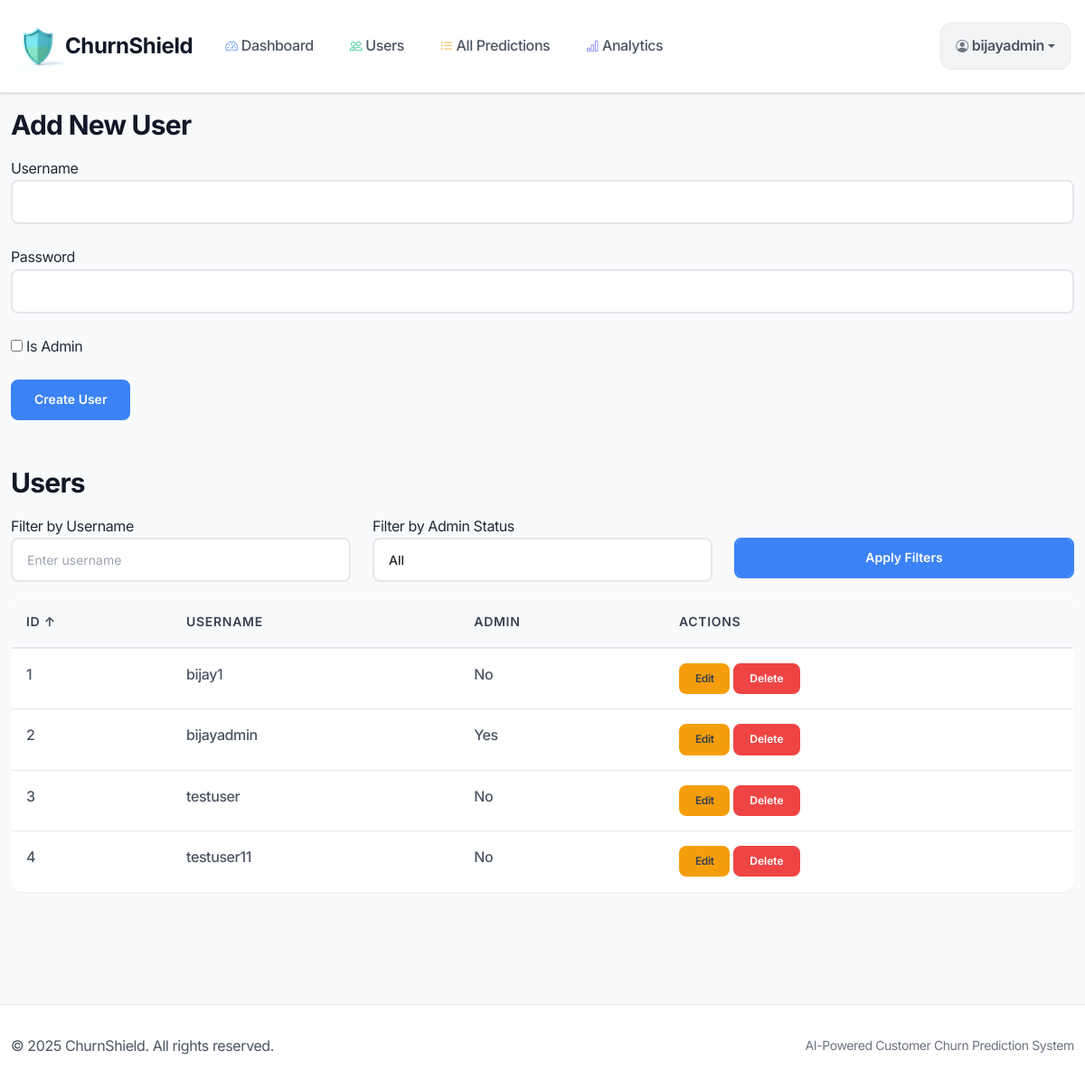
Screenshot of /admin_user (signed in) with the database file from the repository.
### database.py (models this page shows)
class User(db.Model, UserMixin):  # Add UserMixin
    id = db.Column(db.Integer, primary_key=True)
    username = db.Column(db.String(80), unique=True, nullable=False)
    password = db.Column(db.String(120), nullable=False)  # Hashed in app.py
    is_admin = db.Column(db.Boolean, default=False)
    predictions = db.relationship('Prediction', backref='user', lazy=True)

### app.py (the view, shortened to what this page needs)
@app.route('/admin_user', methods=['GET', 'POST'])
@login_required
def admin_user():
    if not current_user.is_admin:
        flash('Admin access only!')
        return redirect(url_for('dashboard'))
    user_sort = request.args.get('user_sort', 'id')
    user_order = request.args.get('user_order', 'asc')
    user_filter = request.args.get('user_filter', '')
    admin_filter = request.args.get('admin_filter', 'all')
    users_query = User.query
    if user_filter:
        users_query = users_query.filter(User.username.ilike(f'%{user_filter}%'))
    if admin_filter != 'all':
        users_query = users_query.filter(User.is_admin == (admin_filter == 'yes'))
    if user_sort == 'id':
        order = User.id.asc() if user_order == 'asc' else User.id.desc()
    elif user_sort == 'username':
        order = User.username.asc() if user_order == 'asc' else User.username.desc()
    elif user_sort == 'is_admin':
        order = User.is_admin.asc() if user_order == 'asc' else User.is_admin.desc()
    else:
        order = User.id.asc()
    users = users_query.order_by(order).all()
    return render_template('admin_user.html',
                         users=users,
                         user_sort=user_sort,
                         user_order=user_order,
                         user_filter=user_filter,
                         admin_filter=admin_filter)

### app.py (called while the page is built)
@login_manager.user_loader
def load_user(user_id):
    return User.query.get(int(user_id))

### templates/admin_user.html (shortened to what this page needs)
{% extends "base.html" %}
{% block content %}
<h2>Add New User</h2>
<form method="POST" action="{{ url_for('admin_user') }}">
    <div class="form-group">
        <label>Username</label>
        <input type="text" name="create_username" class="form-control" required>
    </div>
    <div class="form-group">
        <label>Password</label>
        <input type="password" name="create_password" class="form-control" required>
    </div>
    <div class="form-group">
        <label><input type="checkbox" name="create_is_admin"> Is Admin</label>
    </div>
    <button type="submit" class="btn btn-primary">Create User</button>
</form>
<br><br>
<h2>Users</h2>
<form method="GET" action="{{ url_for('admin_user') }}" class="mb-3">
    <div class="row">
        <div class="col-md-4">
            <label>Filter by Username</label>
            <input type="text" name="user_filter" class="form-control" value="{{ user_filter }}" placeholder="Enter username">
        </div>
        <div class="col-md-4">
            <label>Filter by Admin Status</label>
            <select name="admin_filter" class="form-control">
                <option value="all" {% if admin_filter == 'all' %}selected{% endif %}>All</option>
            </select>
        </div>
        <div class="col-md-4">
            <label>&nbsp;</label>
            <button type="submit" class="btn btn-primary form-control">Apply Filters</button>
        </div>
    </div>
</form>
<table class="table">
    <thead>
        <tr>
            <th>
                <a href="{{ url_for('admin_user', user_sort='id', user_order='desc' if user_sort == 'id' and user_order == 'asc' else 'asc', user_filter=user_filter, admin_filter=admin_filter, pred_sort=pred_sort, pred_order=pred_order, pred_user_filter=pred_user_filter, pred_date_start=pred_date_start, pred_date_end=pred_date_end) }}">
                    ID {% if user_sort == 'id' %}{% if user_order == 'asc' %}↑{% else %}↓{% endif %}{% endif %}
                </a>
            </th>
            <th>
                <a href="{{ url_for('admin_user', user_sort='username', user_order='desc' if user_sort == 'username' and user_order == 'asc' else 'asc', user_filter=user_filter, admin_filter=admin_filter, pred_sort=pred_sort, pred_order=pred_order, pred_user_filter=pred_user_filter, pred_date_start=pred_date_start, pred_date_end=pred_date_end) }}">
                    Username {% if user_sort == 'username' %}{% if user_order == 'asc' %}↑{% else %}↓{% endif %}{% endif %}
                </a>
            </th>
            <th>
                <a href="{{ url_for('admin_user', user_sort='is_admin', user_order='desc' if user_sort == 'is_admin' and user_order == 'asc' else 'asc', user_filter=user_filter, admin_filter=admin_filter, pred_sort=pred_sort, pred_order=pred_order, pred_user_filter=pred_user_filter, pred_date_start=pred_date_start, pred_date_end=pred_date_end) }}">
                    Admin {% if user_sort == 'is_admin' %}{% if user_order == 'asc' %}↑{% else %}↓{% endif %}{% endif %}
                </a>
            </th>
            <th>Actions</th>
        </tr>
    </thead>
    <tbody>
        {% for user in users %}
            <tr>
                <td>{{ user.id }}</td>
                <td>{{ user.username }}</td>
                <td>{{ 'Yes' if user.is_admin else 'No' }}</td>
                <td>
                    <a href="{{ url_for('edit_user', user_id=user.id) }}" class="btn btn-warning btn-sm">Edit</a>
                    <form action="{{ url_for('delete_user', user_id=user.id) }}" method="POST" style="display:inline;">
                        <button type="submit" class="btn btn-danger btn-sm" onclick="return confirm('Are you sure you want to delete {{ user.username }}?');">Delete</button>
                    </form>
                </td>
            </tr>
        {% endfor %}
    </tbody>
</table>
{% endblock %}

### templates/base.html (shortened to what this page needs)
<!DOCTYPE html>
<html lang="en">
<head>
    <link href="https://cdn.jsdelivr.net/npm/bootstrap@5.3.0/dist/css/bootstrap.min.css" rel="stylesheet">
    <link href="https://cdn.jsdelivr.net/npm/bootstrap-icons/font/bootstrap-icons.css" rel="stylesheet">
    <link rel="stylesheet" href="{{ url_for('static', filename='style.css') }}">
</head>
<body>
    <nav class="navbar navbar-expand-lg navbar-light fixed-top">
        <div class="container">
            <a class="navbar-brand" href="{{ url_for('dashboard') }}">
                <img src="../static/logo1.png" alt="logo">
                ChurnShield
            </a>
            <div class="collapse navbar-collapse" id="navbarNav">
                {% if current_user.is_authenticated %}
                    <ul class="navbar-nav me-auto">
                        <li class="nav-item">
                            <a class="nav-link" href="{{ url_for('dashboard') }}">
                                <i class="bi bi-speedometer2 me-1"></i>
                                Dashboard
                            </a>
                        </li>
                        {% if current_user.is_admin %}
                            <li class="nav-item">
                                <a class="nav-link" href="{{ url_for('admin_user') }}">
                                    <i class="bi bi-people me-1"></i>
                                    Users
                                </a>
                            </li>
                            <li class="nav-item">
                                <a class="nav-link" href="{{ url_for('predictions_user') }}">
                                    <i class="bi bi-list-ul me-1"></i>
                                    All Predictions
                                </a>
                            </li>
                            <li class="nav-item">
                                <a class="nav-link" href="{{ url_for('eda_dashboard') }}">
                                    <i class="bi bi-bar-chart me-1"></i>
                                    Analytics
                                </a>
                            </li>
                        {% endif %}
                    </ul>
                    <div class="navbar-nav">
                        <div class="nav-item dropdown">
                            <a class="nav-link dropdown-toggle user-dropdown" href="#" id="userDropdown" role="button" data-bs-toggle="dropdown">
                                <i class="bi bi-person-circle me-1"></i>
                                {{ current_user.username }}
                            </a>
                        </div>
                    </div>
                {% endif %}
            </div>
        </div>
    </nav>
    <main class="main-content">
        <div class="container">
            {% block content %}{% endblock %}
        </div>
    </main>
    <footer class="footer mt-5">
        <div class="container">
            <div class="row">
                <div class="col-md-6">
                    <p class="mb-0">&copy; 2025 ChurnShield. All rights reserved.</p>
                </div>
                <div class="col-md-6 text-md-end">
                    <small class="text-muted">AI-Powered Customer Churn Prediction System</small>
                </div>
            </div>
        </div>
    </footer>
</body>
</html>

### static/style.css (style rules this page uses)
:root { --primary-color: #3b82f6; --primary-dark: #1d4ed8; --secondary-color: #6366f1; --success-color: #10b981; --warning-color: #f59e0b; --danger-color: #ef4444; --info-color: #06b6d4; --gray-50: #f9fafb; --gray-100: #f3f4f6; --gray-200: #e5e7eb; --gray-300: #d1d5db; --gray-400: #9ca3af; --gray-500: #6b7280; --gray-600: #4b5563; --gray-700: #374151; --gray-800: #1f2937; --gray-900: #111827; --border-radius: 12px; --border-radius-sm: 8px; --border-radius-lg: 16px; --shadow-sm: 0 1px 2px 0 rgba(0, 0, 0, 0.05); --shadow: 0 1px 3px 0 rgba(0, 0, 0, 0.1), 0 1px 2px 0 rgba(0, 0, 0, 0.06); --shadow-md: 0 4px 6px -1px rgba(0, 0, 0, 0.1), 0 2px 4px -1px rgba(0, 0, 0, 0.06); --shadow-lg: 0 10px 15px -3px rgba(0, 0, 0, 0.1), 0 4px 6px -2px rgba(0, 0, 0, 0.05); --shadow-xl: 0 20px 25px -5px rgba(0, 0, 0, 0.1), 0 10px 10px -5px rgba(0, 0, 0, 0.04); }
* { box-sizing: border-box; }
html { scroll-behavior: smooth; }
body { font-family: 'Inter', -apple-system, BlinkMacSysFont, 'Segoe UI', Roboto, sans-serif; line-height: 1.6; color: var(--gray-800); background-color: var(--gray-50); font-weight: 400; letter-spacing: -0.025em; }
.navbar { background: rgba(255, 255, 255, 0.95) !important; backdrop-filter: blur(10px); box-shadow: var(--shadow); border-bottom: 1px solid var(--gray-200); padding: 1rem 0; transition: all 0.3s ease; }
.navbar-brand { font-weight: 700; font-size: 1.5rem; color: var(--gray-900) !important; text-decoration: none; display: flex; align-items: center; transition: all 0.2s ease; }
.navbar-brand img { height: 60px; background-color: transparent; }
.nav-link { font-weight: 500; color: var(--gray-600) !important; padding: 0.75rem 1rem !important; margin: 0 0.25rem; border-radius: var(--border-radius-sm); transition: all 0.2s ease; position: relative; display: flex; align-items: center; text-decoration: none; }
.nav-link i { font-size: 0.875rem; opacity: 0.8; }
.user-dropdown { background-color: var(--gray-100); border: 1px solid var(--gray-200); border-radius: var(--border-radius); font-weight: 600; }
.main-content { min-height: calc(100vh - 200px); padding-top: 120px; padding-bottom: 60px; }
.container { max-width: 1200px; }
.form-group { margin-bottom: 1.5rem; }
.form-control { border: 2px solid var(--gray-200); border-radius: var(--border-radius-sm); padding: 0.75rem 1rem; font-size: 0.875rem; font-weight: 500; transition: all 0.2s ease; background-color: #fff; }
.form-control::placeholder { color: var(--gray-400); font-weight: 400; }
.btn { font-weight: 600; border-radius: var(--border-radius-sm); padding: 0.75rem 1.5rem; font-size: 0.875rem; border: 2px solid transparent; transition: all 0.2s ease; text-decoration: none; display: inline-flex; align-items: center; justify-content: center; line-height: 1.2; }
.btn-primary { background-color: var(--primary-color); border-color: var(--primary-color); color: white; }
.btn-warning { background-color: var(--warning-color); border-color: var(--warning-color); color: white; }
.btn-danger { background-color: var(--danger-color); border-color: var(--danger-color); color: white; }
.btn-sm { padding: 0.5rem 1rem; font-size: 0.75rem; }
.table { background: white; border-radius: var(--border-radius); overflow: hidden; box-shadow: var(--shadow-sm); border: 1px solid var(--gray-200); }
.table thead th { background-color: var(--gray-50); border-bottom: 2px solid var(--gray-200); font-weight: 600; color: var(--gray-700); padding: 1rem; font-size: 0.875rem; text-transform: uppercase; letter-spacing: 0.05em; }
.table tbody td { padding: 1rem; border-bottom: 1px solid var(--gray-200); color: var(--gray-600); font-weight: 500; }
.table a { color: var(--gray-700); text-decoration: none; font-weight: 600; transition: color 0.2s ease; }
h1, h2, h3, h4, h5, h6 { font-weight: 700; color: var(--gray-900); line-height: 1.25; margin-bottom: 1rem; letter-spacing: -0.025em; }
h2 { font-size: 1.875rem; }
p { color: var(--gray-600); margin-bottom: 1rem; line-height: 1.7; }
.text-muted { color: var(--gray-500) !important; }
.footer { background-color: white; border-top: 1px solid var(--gray-200); padding: 2rem 0; margin-top: auto; color: var(--gray-600); }
.bi-speedometer2 { color: var(--primary-color); }
.bi-people { color: var(--success-color); }
.bi-list-ul { color: var(--warning-color); }
.bi-bar-chart { color: var(--secondary-color); }
* { transition: color 0.2s ease, background-color 0.2s ease, border-color 0.2s ease, transform 0.2s ease, box-shadow 0.2s ease; }

### rows the page displays
User: username "bijayadmin", id "2", is_admin "Yes"
User: id "1", username "bijay1", is_admin "No"
User: id "3", username "testuser", is_admin "No"
User: id "4", username "testuser11", is_admin "No"
